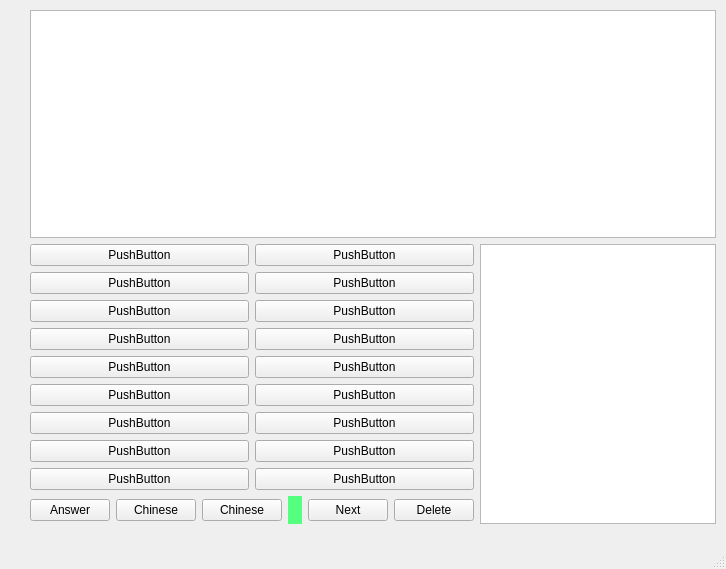
<?xml version="1.0" encoding="UTF-8"?>
<ui version="4.0">
 <class>MainWindow</class>
 <widget class="QMainWindow" name="MainWindow">
  <property name="geometry">
   <rect>
    <x>0</x>
    <y>0</y>
    <width>726</width>
    <height>569</height>
   </rect>
  </property>
  <property name="windowTitle">
   <string>MainWindow</string>
  </property>
  <widget class="QWidget" name="centralwidget">
   <widget class="QWidget" name="">
    <property name="geometry">
     <rect>
      <x>30</x>
      <y>10</y>
      <width>686</width>
      <height>514</height>
     </rect>
    </property>
    <layout class="QVBoxLayout" name="verticalLayout_2">
     <item>
      <widget class="QPlainTextEdit" name="plainTextEdit"/>
     </item>
     <item>
      <layout class="QHBoxLayout" name="horizontalLayout_12">
       <item>
        <layout class="QVBoxLayout" name="verticalLayout">
         <item>
          <layout class="QHBoxLayout" name="horizontalLayout">
           <item>
            <widget class="QPushButton" name="pushButton_1">
             <property name="text">
              <string>PushButton</string>
             </property>
            </widget>
           </item>
           <item>
            <widget class="QPushButton" name="pushButton_2">
             <property name="text">
              <string>PushButton</string>
             </property>
            </widget>
           </item>
          </layout>
         </item>
         <item>
          <layout class="QHBoxLayout" name="horizontalLayout_2">
           <item>
            <widget class="QPushButton" name="pushButton_7">
             <property name="text">
              <string>PushButton</string>
             </property>
            </widget>
           </item>
           <item>
            <widget class="QPushButton" name="pushButton_6">
             <property name="text">
              <string>PushButton</string>
             </property>
            </widget>
           </item>
          </layout>
         </item>
         <item>
          <layout class="QHBoxLayout" name="horizontalLayout_3">
           <item>
            <widget class="QPushButton" name="pushButton_5">
             <property name="text">
              <string>PushButton</string>
             </property>
            </widget>
           </item>
           <item>
            <widget class="QPushButton" name="pushButton_8">
             <property name="text">
              <string>PushButton</string>
             </property>
            </widget>
           </item>
          </layout>
         </item>
         <item>
          <layout class="QHBoxLayout" name="horizontalLayout_5">
           <item>
            <widget class="QPushButton" name="pushButton_19">
             <property name="text">
              <string>PushButton</string>
             </property>
            </widget>
           </item>
           <item>
            <widget class="QPushButton" name="pushButton_10">
             <property name="text">
              <string>PushButton</string>
             </property>
            </widget>
           </item>
          </layout>
         </item>
         <item>
          <layout class="QHBoxLayout" name="horizontalLayout_6">
           <item>
            <widget class="QPushButton" name="pushButton_9">
             <property name="text">
              <string>PushButton</string>
             </property>
            </widget>
           </item>
           <item>
            <widget class="QPushButton" name="pushButton_20">
             <property name="text">
              <string>PushButton</string>
             </property>
            </widget>
           </item>
          </layout>
         </item>
         <item>
          <layout class="QHBoxLayout" name="horizontalLayout_7">
           <item>
            <widget class="QPushButton" name="pushButton_14">
             <property name="text">
              <string>PushButton</string>
             </property>
            </widget>
           </item>
           <item>
            <widget class="QPushButton" name="pushButton_11">
             <property name="text">
              <string>PushButton</string>
             </property>
            </widget>
           </item>
          </layout>
         </item>
         <item>
          <layout class="QHBoxLayout" name="horizontalLayout_8">
           <item>
            <widget class="QPushButton" name="pushButton_13">
             <property name="text">
              <string>PushButton</string>
             </property>
            </widget>
           </item>
           <item>
            <widget class="QPushButton" name="pushButton_12">
             <property name="text">
              <string>PushButton</string>
             </property>
            </widget>
           </item>
          </layout>
         </item>
         <item>
          <layout class="QHBoxLayout" name="horizontalLayout_9">
           <item>
            <widget class="QPushButton" name="pushButton_15">
             <property name="text">
              <string>PushButton</string>
             </property>
            </widget>
           </item>
           <item>
            <widget class="QPushButton" name="pushButton_16">
             <property name="text">
              <string>PushButton</string>
             </property>
            </widget>
           </item>
          </layout>
         </item>
         <item>
          <layout class="QHBoxLayout" name="horizontalLayout_10">
           <item>
            <widget class="QPushButton" name="pushButton_17">
             <property name="text">
              <string>PushButton</string>
             </property>
            </widget>
           </item>
           <item>
            <widget class="QPushButton" name="pushButton_18">
             <property name="text">
              <string>PushButton</string>
             </property>
            </widget>
           </item>
          </layout>
         </item>
         <item>
          <layout class="QHBoxLayout" name="horizontalLayout_11">
           <item>
            <widget class="QPushButton" name="btnAns">
             <property name="text">
              <string>Answer</string>
             </property>
            </widget>
           </item>
           <item>
            <widget class="QPushButton" name="btnType">
             <property name="text">
              <string>Chinese</string>
             </property>
            </widget>
           </item>
           <item>
            <widget class="QPushButton" name="btnType_2">
             <property name="text">
              <string>Chinese</string>
             </property>
            </widget>
           </item>
           <item>
            <widget class="QLabel" name="label">
             <property name="font">
              <font>
               <pointsize>18</pointsize>
              </font>
             </property>
             <property name="autoFillBackground">
              <bool>false</bool>
             </property>
             <property name="styleSheet">
              <string notr="true">background:rgb(85, 255, 127)</string>
             </property>
             <property name="text">
              <string/>
             </property>
            </widget>
           </item>
           <item>
            <widget class="QPushButton" name="btnNext">
             <property name="text">
              <string>Next</string>
             </property>
            </widget>
           </item>
           <item>
            <widget class="QPushButton" name="btnDelete">
             <property name="text">
              <string>Delete</string>
             </property>
            </widget>
           </item>
          </layout>
         </item>
        </layout>
       </item>
       <item>
        <widget class="QTextBrowser" name="textBrowser"/>
       </item>
      </layout>
     </item>
    </layout>
   </widget>
  </widget>
  <widget class="QMenuBar" name="menubar">
   <property name="geometry">
    <rect>
     <x>0</x>
     <y>0</y>
     <width>726</width>
     <height>21</height>
    </rect>
   </property>
  </widget>
  <widget class="QStatusBar" name="statusbar"/>
 </widget>
 <resources/>
 <connections/>
</ui>
